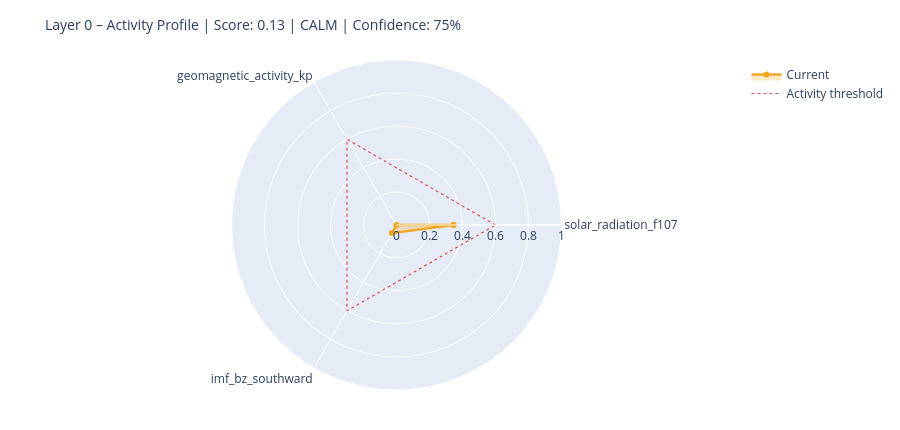

Here is the notebook cell this chart was saved with:
### Markdown cell above
---
## 6. State Assessment & Handoff to Layer 1

### Code cell
# ============================================================
# STEP 1 – Collect raw values with source modes
# Mode: 'primary' | 'fallback_3h' | 'last_valid' | 'missing'
# ============================================================

def safe_last(df, col):
    if df is None or col not in df.columns: return None
    s = df[col].dropna()
    return float(s.iloc[-1]) if not s.empty else None

f107_now = safe_last(df_f107, 'f10.7')
bz_now   = safe_last(df_mag,  'bz_gsm')
kp_now   = safe_last(df_kp,   'kp')
sw_now   = safe_last(df_sw,   'speed')

source_modes = {
    'F10.7':    'primary'  if f107_now is not None else 'missing',
    'Kp':       'primary'  if kp_now   is not None else 'missing',
    'IMF_Bz':   'primary'  if bz_now   is not None else 'missing',
    'SW_speed': 'primary'  if sw_now   is not None else 'missing',
}

# Kp Fallback – 3h endpoint
if kp_now is None:
    try:
        r = requests.get(
            'https://services.swpc.noaa.gov/json/noaa-planetary-k-index.json',
            timeout=10)
        r.raise_for_status()
        fb = pd.DataFrame(r.json())
        tc = next((c for c in fb.columns if 'time' in c.lower()), fb.columns[0])
        kc = next((c for c in fb.columns if 'kp' in c.lower() and c != tc), None)
        if kc:
            fb[kc] = fb[kc].astype(str).str.extract(r'([0-9]+(?:\.[0-9]*)?)')[0]
            fb[kc] = pd.to_numeric(fb[kc], errors='coerce')
            fb = fb[fb[kc] >= 0].dropna(subset=[kc])
            if not fb.empty:
                kp_now = float(fb[kc].iloc[-1])
                source_modes['Kp'] = 'fallback_3h'
                print(f'  Kp fallback (3h): {kp_now:.1f}')
    except Exception as e:
        print(f'  Kp fallback failed: {e}')

# Solar Wind Fallback – last valid value
if sw_now is None and df_sw is not None and 'speed' in df_sw.columns:
    s = df_sw['speed'].dropna()
    if not s.empty:
        sw_now = float(s.iloc[-1])
        source_modes['SW_speed'] = 'last_valid'
        print(f'  SW fallback (last_valid): {sw_now:.0f} km/s')

print()
print('Source modes:', source_modes)

# ============================================================
# STEP 2 – Score from available components only
# ============================================================

def norm(v, lo, hi):
    if v is None: return None
    return max(0.0, min(1.0, (v - lo) / (hi - lo)))

COMPONENTS = {
    'solar_radiation_f107':    (f107_now, norm(f107_now, 60, 250)),
    'geomagnetic_activity_kp': (kp_now,   norm(kp_now,   0,   9)),
    'imf_bz_southward':        (bz_now,   norm(-(bz_now or 0) if bz_now else None, -5, 30)
                                           if bz_now is not None else None),
    'solar_wind_speed':        (sw_now,   norm(sw_now, 300, 800)),
}

available   = {k: v[1] for k, v in COMPONENTS.items() if v[1] is not None}
unavailable = [k for k, v in COMPONENTS.items() if v[1] is None]

layer0_score = round(sum(available.values()) / len(available), 4) if available else None
confidence   = round(len(available) / len(COMPONENTS), 2)

level = ('unknown'  if layer0_score is None
         else 'calm'     if layer0_score < 0.3
         else 'moderate' if layer0_score < 0.6
         else 'active')

# ============================================================
# STEP 3 – Dominant Driver
# ============================================================

def dominant_driver(kp, f107, bz, sw):
    candidates = []
    if kp   is not None and kp   >= 4:   candidates.append(('geomagnetic',    kp / 9))
    if sw   is not None and sw   >= 500:  candidates.append(('solar_wind',     sw / 800))
    if bz   is not None and bz   <= -5:   candidates.append(('imf_southward',  abs(bz) / 30))
    if f107 is not None and f107 >= 150:  candidates.append(('solar_radiation',f107 / 250))
    return max(candidates, key=lambda x: x[1])[0] if candidates else 'none'

driver = dominant_driver(kp_now, f107_now, bz_now, sw_now)

# ============================================================
# STEP 4 – Downstream expectations
# ============================================================

def downstream_expectation(driver, score, kp, bz, f107):
    exp = {
        'magnetosphere':        'calm',
        'ionosphere':           'calm',
        'schumann_resonance':   'unchanged',
        'lithosphere_currents': 'low',
    }
    if driver == 'geomagnetic' or (kp and kp >= 5):
        exp['magnetosphere']        = 'compressed / storm'
        exp['ionosphere']           = 'elevated disturbance (TEC variability)'
        exp['schumann_resonance']   = 'elevated amplitude possible'
        exp['lithosphere_currents'] = 'elevated induction currents'
    elif driver == 'imf_southward' or (bz and bz <= -5):
        exp['magnetosphere']        = 'energy coupling active'
        exp['ionosphere']           = 'elevated electron density possible'
        exp['schumann_resonance']   = 'slight modulation possible'
    elif driver == 'solar_radiation' or (f107 and f107 >= 150):
        exp['ionosphere']           = 'elevated ionization (F-layer)'
        exp['schumann_resonance']   = 'slightly elevated background activity'
    return exp

downstream = downstream_expectation(driver, layer0_score, kp_now, bz_now, f107_now)

# ============================================================
# CONSOLE OUTPUT
# ============================================================

W = 58
print('=' * W)
print('LAYER 0 – STATE ASSESSMENT')
print('=' * W)
for name, (raw_v, score_v) in COMPONENTS.items():
    if score_v is not None:
        bar = '█' * int(score_v * 20) + '░' * (20 - int(score_v * 20))
        print(f'  {name:<35}  {bar}  {score_v:.2f}')
    else:
        print(f'  {name:<35}  {"─" * 20}  n/a')
print('-' * W)
print(f'  Score ({len(available)}/{len(COMPONENTS)} components):  {layer0_score:.3f}')
print(f'  Confidence:         {confidence:.0%}')
print(f'  Level:              {level.upper()}')
print(f'  Dominant Driver:    {driver}')

# Radar chart
cats = list(available.keys())
vals = list(available.values())
if len(cats) >= 3:
    fig = go.Figure()
    fig.add_trace(go.Scatterpolar(
        r=vals + [vals[0]], theta=cats + [cats[0]],
        fill='toself', fillcolor='rgba(242,166,35,0.25)',
        line=dict(color='#F2A623', width=2.5), name='Current'
    ))
    fig.add_trace(go.Scatterpolar(
        r=[0.6] * (len(cats) + 1), theta=cats + [cats[0]],
        line=dict(color='#E24B4A', dash='dot', width=1.2),
        mode='lines', name='Activity threshold'
    ))
    fig.update_layout(
        title=dict(text=f'Layer 0 – Activity Profile | Score: {layer0_score:.2f} | {level.upper()} | Confidence: {confidence:.0%}',
                   font=dict(size=14)),
        polar=dict(radialaxis=dict(visible=True, range=[0, 1])),
        height=430, showlegend=True,
        margin=dict(l=60, r=60, t=60, b=40)
    )
    fig.show()

### Figure 1 — Plotly figure (JSON) as saved in the notebook; plotly's stock layout.template omitted (floating-point values rounded to 4 significant figures)
{"data": [{"fill": "toself", "fillcolor": "rgba(242,166,35,0.25)", "line": {"color": "#F2A623", "width": 2.5}, "name": "Current", "r": [0.3457, 0.0, 0.05686, 0.3457], "theta": ["solar_radiation_f107", "geomagnetic_activity_kp", "imf_bz_southward", "solar_radiation_f107"], "type": "scatterpolar"}, {"line": {"color": "#E24B4A", "dash": "dot", "width": 1.2}, "mode": "lines", "name": "Activity threshold", "r": [0.6, 0.6, 0.6, 0.6], "theta": ["solar_radiation_f107", "geomagnetic_activity_kp", "imf_bz_southward", "solar_radiation_f107"], "type": "scatterpolar"}], "layout": {"height": 430, "margin": {"b": 40, "l": 60, "r": 60, "t": 60}, "polar": {"radialaxis": {"range": [0, 1], "visible": true}}, "showlegend": true, "title": {"font": {"size": 14}, "text": "Layer 0 – Activity Profile | Score: 0.13 | CALM | Confidence: 75%"}}}
